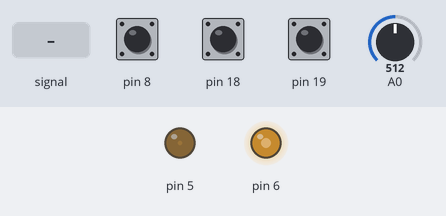
A sketch run on a simulated Arduino Uno, built with avr-gcc and run on an emulated ATmega328P. On the bench: output pins drawn as LEDs (lit = HIGH). The test bench sets the inputs (shaded band); at power-on: A0 = 512, pin 8 HIGH, pin 18 HIGH, pin 19 HIGH. What the sketch prints to the serial monitor is not drawn.

Above: at 1.2 s.
1.3 s: A0 fed a 200 Hz sine of ±81 counts around its level
Timing chart, 0 to 2.2 s (numbered marks = the images above; inputs shaded):
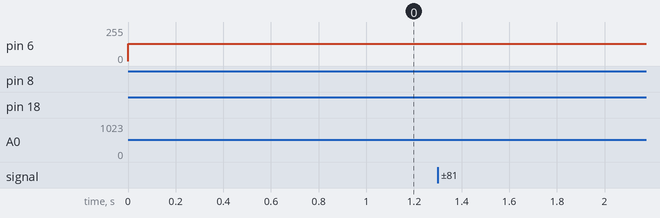

The sketch:

Activity10Q5_WheelEncoders_PWM.ino
```cpp
/*
  Activity 10 Q5
  By: Jacob Horstman, Sasha Dauz
  Written: March 14, 2025
  Edited: --
  I/O Pins for ENCODERS
  ...
  A4: [Input] Right Wheel Encoder
  A5: [Input] Left Wheel Encoder


  I/O Pins for MOTORS
  A0: [INPUT] DC motor Potentiometer
  ...
  D5: [OUTPUT] PC PWM 8-Bit, Output B, REVERSE
  D6: [OUTPUT] PC PWM 8-Bit, Output A, FORWARD
  D8: [INPUT] Toggle Direction, uses Pin Change Interrupt0, Port B
  ...
*/
void setup() {
  cli();

  // Configure serial monitor baudrate to 9600
  Serial.begin(9600);


  // FOR ENCODERS

  // Configure internal pull-up resistors on pins A5 and A4, left and right respectively
  PORTC |= 0x30;
  // Configure Pin Change Interrupts on PORTC, pins A5 and A4
  PCICR = 0x02;
  PCMSK1 = 0x30;


  // END ENCODERS
  // FOR MOTORS

  // PC PWM 8-Bit Mode
  // Configure TCCR0A, TCCR0B, OCR0A
  TCCR0A = 0xA3;
  TCCR0B = 0x11;
  TIMSK0 = 0x00;
  OCR0A = 40;
  OCR0B = 8;
  // Set D5, D6 as output
  DDRD = 0x60;

  // Configure ADC, 8-Bit ADLAR = 1
  ADCSRA = 0xEF;
  ADCSRB = 0x00;
  ADMUX = 0x60;
  // Enable internal pull-up D8
  PORTB |= 0x01;

  // Configure Pin Change Interrupts
  PCICR = 0x01;
  PCMSK0 = 0x01;

  // END MOTORS

  sei();

}

void loop() {
  // Nothing to see here...
}


// BEGIN ENCODER ISR CODE

// In order to get FALLING EDGES in the ISR keep track of the previous state of the PIN and compare it against the new state after the transition.
volatile unsigned long counterRight = 0;
volatile unsigned long counterLeft = 0;
volatile unsigned char leftA = 1;
volatile unsigned char rightA = 1;
volatile unsigned char leftB = PINC & 0x20;
volatile unsigned char rightB = PINC & 0x10;

ISR(PCINT1_vect) {
  // Do nothing ?? previously all the encoder logic
}


// END ENCODER ISR CODE
// BEGIN MOTOR ISR CODE


volatile unsigned char forward = 0;

ISR(PCINT0_vect) {
  forward = PINB & 0x01;
}

ISR(ADC_vect) {
  if (forward) {
    OCR0A = 8;
    OCR0B = ADCH;
    //Serial.println(OCR0B);
  } else {
    OCR0A = ADCH;
    OCR0B = 8;
    //Serial.println(OCR0A);
  }
  //Serial.println(ADCH);


  // ENCODER LOGIC BEGIN

  leftB = PINC & 0x20;
  rightB = PINC & 0x10;
  if (leftB < leftA) {
    counterLeft++;
    //Serial.print("Left: " );
    //Serial.println( counterLeft );
  }
  if (rightB < rightA) {
    counterRight++;
    Serial.print("Right: " );
    Serial.println( counterRight );
  }
  leftA = leftB;
  rightA = rightB;

  //Serial.print("Average: ");
  //Serial.println((counterLeft + counterRight) / 2 );


  // ENCODER LOGIC END
}

// END MOTOR ISR CODE
```
